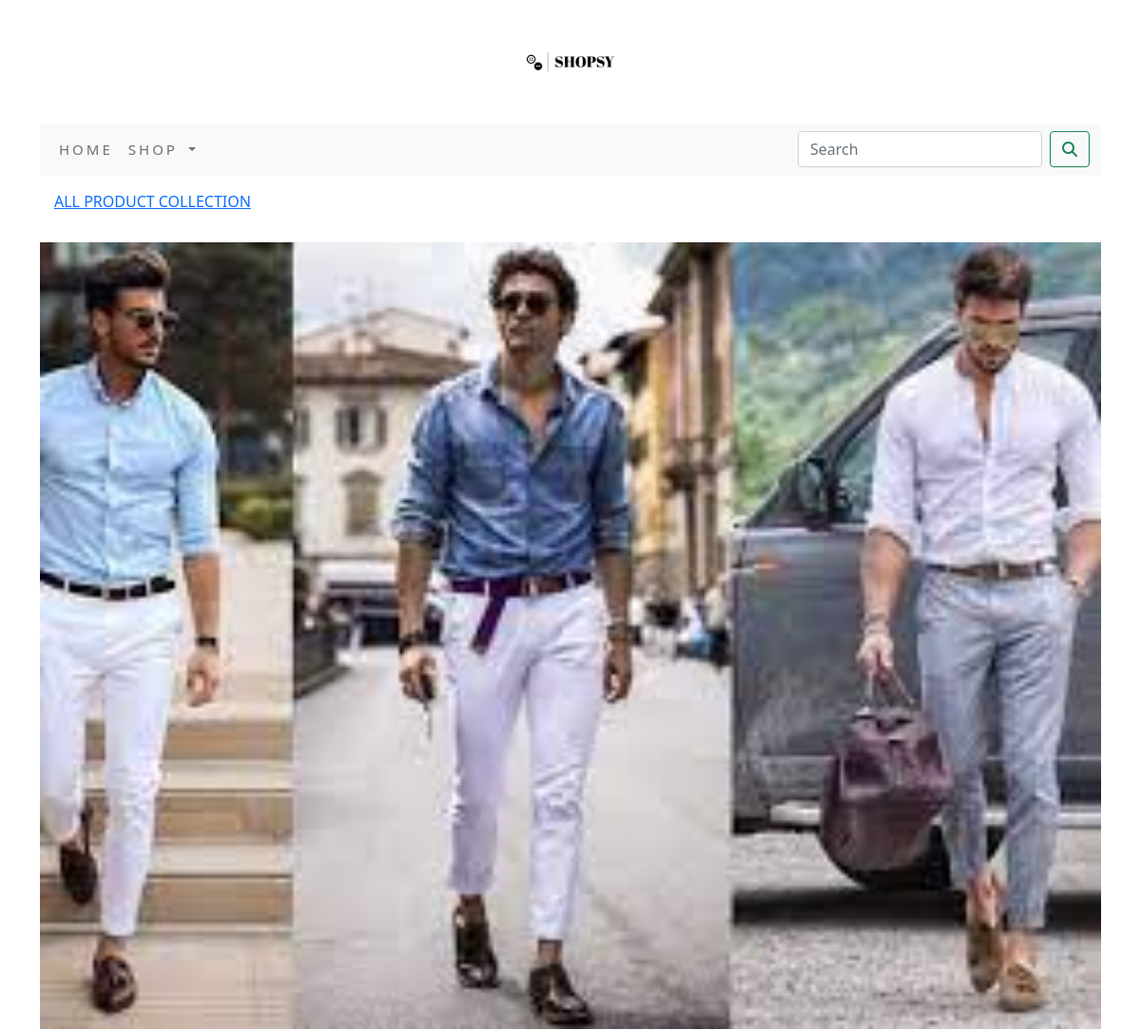
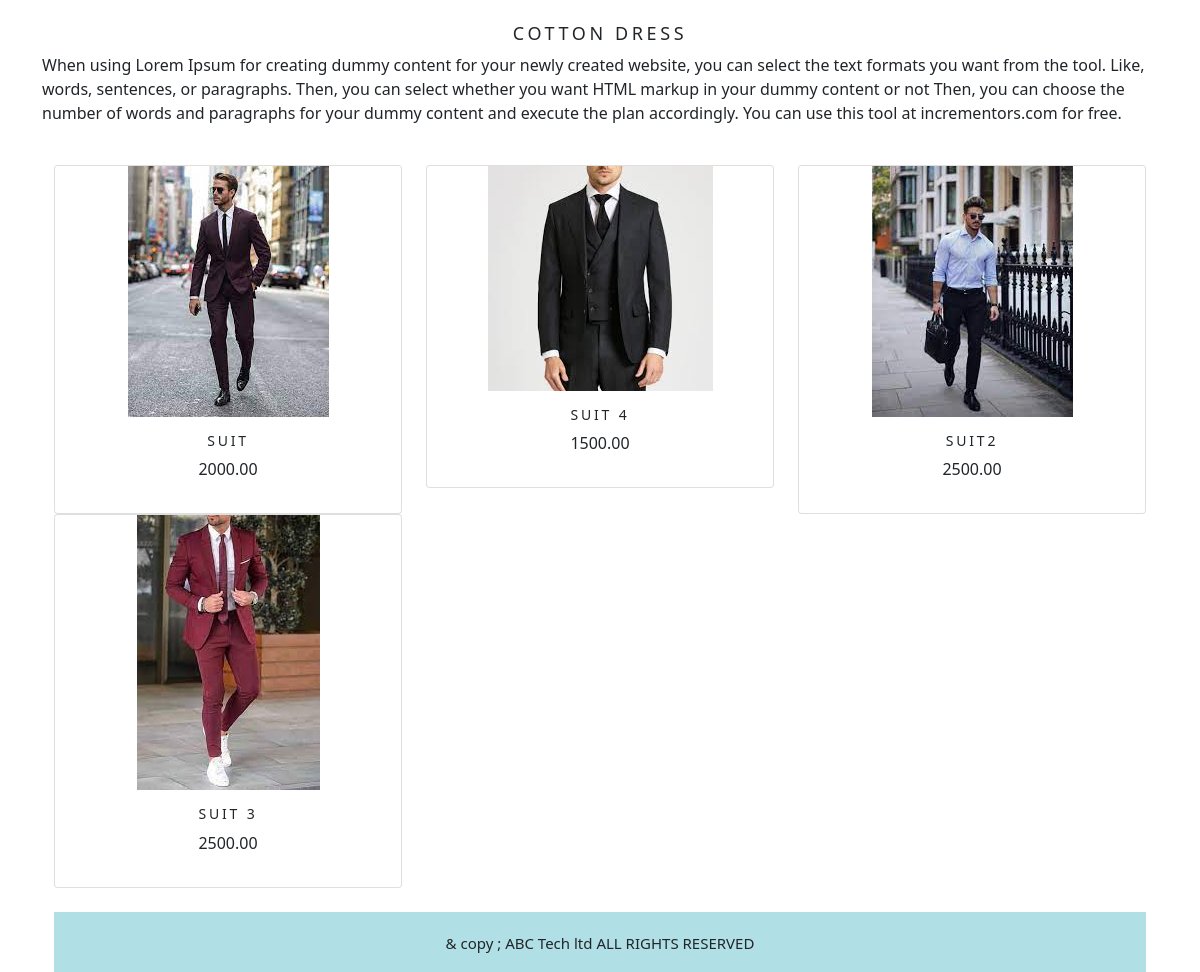
/cotton-dress/, run on the app's committed database (2 pictures, top to bottom).
### ecomapp/models.py (models this page shows, shortened)
class Category(models.Model):
    name = models.CharField(max_length=200, unique=True)
    slug = models.SlugField(max_length=200, unique=True)
    description = models.TextField(blank=True)
    image = models.ImageField(upload_to='Category', blank=True)
    class Meta:
        ordering = ('name',)
        verbose_name = 'Category'
        verbose_name_plural = 'Categories'
    def get_url(self):
        return reverse('ecomapp:Products_by_Category', args=[self.slug])

class Product(models.Model):
    name = models.CharField(max_length=200, unique=True)
    slug = models.SlugField(max_length=200, unique=True)
    description = models.TextField(blank=True)
    price = models.DecimalField(max_digits=10, decimal_places=2)
    category = models.ForeignKey(Category, on_delete=models.CASCADE)
    image = models.ImageField(upload_to='Product', blank=True)
    stock = models.IntegerField()
    available = models.BooleanField(default=True)
    created = models.DateTimeField(auto_now_add=True)
    updated = models.DateTimeField(auto_now=True)
    def get_url(self):
        return reverse('ecomapp:proDetail',args=[self.category.slug,self.slug])
    class Meta:
        ordering = ('name',)
        verbose_name = 'Product'
        verbose_name_plural = 'Products'

### ecomapp/views.py (the view)
# urls.py: path('',views.AllProductCategory,name='AllProductCategory'),
def AllProductCategory(request, category_slug=None):
    category_page = None
    products_list = None
    if category_slug != None:
        category_page = get_object_or_404(Category, slug=category_slug)
        products_list = Product.objects.all().filter(category=category_page, available=True)
    else:
        products_list = Product.objects.all().filter(available=True)
    paginator = Paginator(products_list, 6)
    try:
        page1 = int(request.GET.get('page', '1'))
    except:
        page1 = 1
    try:
        products = paginator.page(page1)
    except (EmptyPage, InvalidPage):
        products = paginator.page(paginator.num_pages)
    return render(request, "category.html", {'category': category_page, 'products': products})

### cart/context_processors.py (called while the page is built)
def counter(request):
    item_count = 0
    if 'admin' in request.path:
        return {}
    else:
        try:
            cart = Cart.objects.filter(cart_id=cart_id2(request))
            cart_items = CartItem.objects.all().filter(cart=cart[:1])
            for cart_item in cart_items:
                item_count += cart_item.quantity
        except Cart.DoesNotExist:
            item_count = 0
    return dict(item_count=item_count)

### cart/views.py (called while the page is built)
def cart_id2(request):
    cart = request.session.session_key
    if not cart:
        cart = request.session.create()
    return cart

### ecomapp/context_processors.py (called while the page is built)
def menu_links(request):
    links = Category.objects.all()
    return dict(links=links)

### template/category.html (shortened to what this page needs)
{% extends 'base.html' %}
{% load static %}
{% block content %}
{% if category %}
<div>
    <div class="row my_row_class">
        <div class="mx-auto">
            <p><a href="{% url 'ecomapp:AllProductCategory' %}">ALL PRODUCT COLLECTION</a> </p>
        </div>
    </div>
</div>
{% endif %}
<div class="mx_auto">
    {% if category %}
    <img class="my_image" src="{{category.image.url}}" alt="{{category.name}}">
</div><br>
<div>
    <h1 class="text-center my_title">{{category.name}}</h1>
    <p class="text-justify">{{category.description}}</p>
</div>
{% endif %}
<br>
<div class="container">
    <div class="row mx_auto">
        {% for product in products.object_list %}
        <div class="my_bottom_margin col-9 col-sm-12 col-md-4 col-lg-4">
            <div class="card text-center" style="min-width:18rem">
                <a href="{{product.get_url}}">
                    <img src="{{product.image.url}}" alt="{{product.name}}"></a>
             <div class="card-body">
               <h4>{{product.name}}</h4>
                <p>{{product.price}}</p>
             </div>
            </div>
        </div>
        {% endfor %}
    </div>
</div>
{% endblock %}

### static/css/custom.css (style rules this page uses)
.my_row_class { padding:15px; }
.my_image { width:100%; height:auto; }
.my_title { font-size:18px; text-transform:uppercase; letter-spacing:.2em; }
.my_bottom_margin { margin_bottom:15px; }
.card-body h4 { font-size:14px; text-transform:uppercase; letter-spacing:.2em; }

### data on the page
Category: image (picture), name "COTTON DRESS", description "When using Lorem Ipsum for creating dummy content for your newly created website, you can select the text formats you want from the tool. Like, words, sentences, or paragraphs. Then, you can select whether you want HTML markup in your dummy content or not Then, you can choose the number of words and paragraphs for your dummy content and execute the plan accordingly. You can use this tool at incrementors.com for free."
Product: image (picture), name "SUIT", price "2000.00"
Product: image (picture), name "SUIT 4", price "1500.00"
Product: image (picture), name "SUIT2", price "2500.00"
Product: image (picture), name "SUIT 3", price "2500.00"
